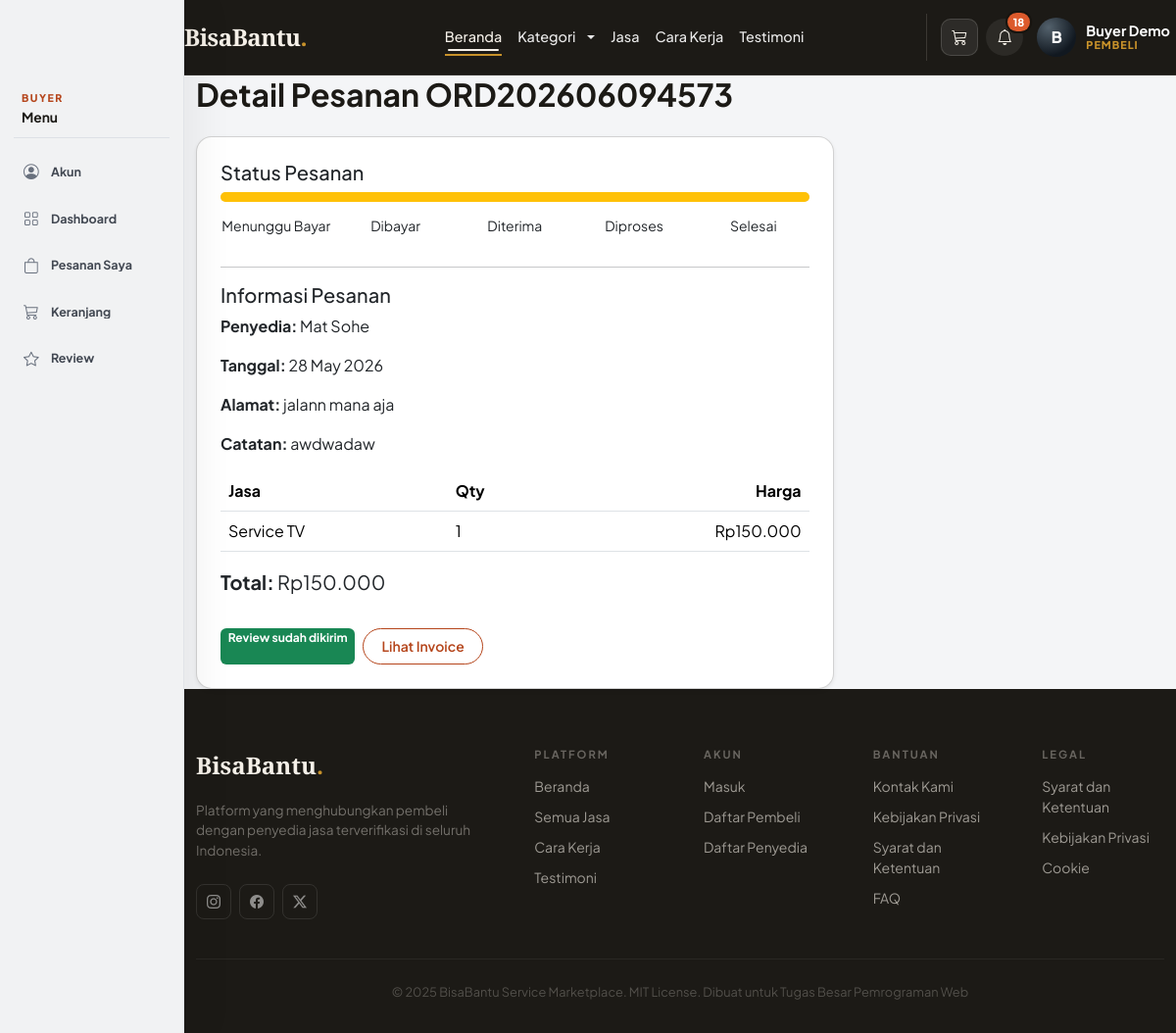
Screenshot of /index.php?page=order_detail&id=8 (signed in) with the database file from the repository.
### tables this page shows
CREATE TABLE `orders` (
  `id` int NOT NULL AUTO_INCREMENT,
  `buyer_id` int NOT NULL,
  `provider_id` int NOT NULL,
  `order_number` varchar(20) NOT NULL,
  `total_price` decimal(12,2) NOT NULL,
  `quantity` int NOT NULL DEFAULT '1',
  `service_date` date NOT NULL,
  `service_address` text NOT NULL,
  `status` enum('pending','waiting_payment','paid','accepted','in_progress','completed','cancelled') NOT NULL DEFAULT 'pending',
  `notes` text,
  `created_at` timestamp NOT NULL DEFAULT CURRENT_TIMESTAMP,
  `updated_at` timestamp NOT NULL DEFAULT CURRENT_TIMESTAMP ON UPDATE CURRENT_TIMESTAMP,
  PRIMARY KEY (`id`),
  UNIQUE KEY `order_number` (`order_number`),
  KEY `buyer_id` (`buyer_id`),
  KEY `provider_id` (`provider_id`),
  CONSTRAINT `orders_ibfk_1` FOREIGN KEY (`buyer_id`) REFERENCES `users` (`id`) ON DELETE RESTRICT,
  CONSTRAINT `orders_ibfk_2` FOREIGN KEY (`provider_id`) REFERENCES `users` (`id`) ON DELETE RESTRICT
);

CREATE TABLE `users` (
  `id` int NOT NULL AUTO_INCREMENT,
  `name` varchar(100) NOT NULL,
  `email` varchar(100) NOT NULL,
  `password` varchar(255) NOT NULL,
  `role` enum('buyer','provider','admin') NOT NULL,
  `is_verified` tinyint(1) DEFAULT '0',
  `phone` varchar(20) DEFAULT NULL,
  `address` text,
  `remember_token` varchar(255) DEFAULT NULL,
  `profile_photo` varchar(255) DEFAULT NULL,
  `created_at` timestamp NOT NULL DEFAULT CURRENT_TIMESTAMP,
  `updated_at` timestamp NOT NULL DEFAULT CURRENT_TIMESTAMP ON UPDATE CURRENT_TIMESTAMP,
  PRIMARY KEY (`id`),
  UNIQUE KEY `email` (`email`)
);

CREATE TABLE `order_items` (
  `id` int NOT NULL AUTO_INCREMENT,
  `order_id` int NOT NULL,
  `service_id` int NOT NULL,
  `quantity` int NOT NULL,
  `price_per_unit` decimal(12,2) NOT NULL,
  PRIMARY KEY (`id`),
  KEY `order_id` (`order_id`),
  KEY `service_id` (`service_id`),
  CONSTRAINT `order_items_ibfk_1` FOREIGN KEY (`order_id`) REFERENCES `orders` (`id`) ON DELETE CASCADE,
  CONSTRAINT `order_items_ibfk_2` FOREIGN KEY (`service_id`) REFERENCES `services` (`id`) ON DELETE RESTRICT
);

CREATE TABLE `services` (
  `id` int NOT NULL AUTO_INCREMENT,
  `provider_id` int NOT NULL,
  `category_id` int NOT NULL,
  `title` varchar(200) NOT NULL,
  `description` text NOT NULL,
  `price` decimal(12,2) NOT NULL,
  `price_unit` varchar(20) DEFAULT 'per unit',
  `estimated_duration` varchar(50) DEFAULT NULL,
  `location` varchar(255) NOT NULL,
  `image` varchar(255) DEFAULT NULL,
  `is_active` tinyint(1) DEFAULT '1',
  `created_at` timestamp NOT NULL DEFAULT CURRENT_TIMESTAMP,
  `updated_at` timestamp NOT NULL DEFAULT CURRENT_TIMESTAMP ON UPDATE CURRENT_TIMESTAMP,
  PRIMARY KEY (`id`),
  KEY `provider_id` (`provider_id`),
  KEY `category_id` (`category_id`),
  CONSTRAINT `services_ibfk_1` FOREIGN KEY (`provider_id`) REFERENCES `users` (`id`) ON DELETE CASCADE,
  CONSTRAINT `services_ibfk_2` FOREIGN KEY (`category_id`) REFERENCES `categories` (`id`) ON DELETE RESTRICT
);

### src/models/OrderModel.php (called while the page is built, shortened)
<?php
class OrderModel {
    private $pdo;
    public function __construct($pdo) {
        $this->pdo = $pdo;
    }
    public function getById($id) {
        $stmt = $this->pdo->prepare('
            SELECT o.*, ub.name as buyer_name, up.name as provider_name
            FROM orders o
            JOIN users ub ON o.buyer_id = ub.id
            JOIN users up ON o.provider_id = up.id
            WHERE o.id = ?
        ');
        $stmt->execute([$id]);
        return $stmt->fetch();
    }
    public function getOrderItems($order_id) {
        $stmt = $this->pdo->prepare('
            SELECT oi.*, s.title, s.image
            FROM order_items oi
            JOIN services s ON oi.service_id = s.id
            WHERE oi.order_id = ?
        ');
        $stmt->execute([$order_id]);
        return $stmt->fetchAll();
    }
}

### src/helpers/functions.php (called while the page is built, shortened)
<?php
function base_url($path = '') {
    $scheme = (!empty($_SERVER['HTTPS']) && $_SERVER['HTTPS'] !== 'off') ? 'https' : 'http';
    $host = $_SERVER['HTTP_HOST'] ?? 'localhost';
    $scriptDir = rtrim(dirname($_SERVER['SCRIPT_NAME']), '/\\');
    $base = $scheme . '://' . $host . $scriptDir;
    return rtrim($base, '/\\') . '/' . ltrim($path, '/\\');
}
function e($value) {
    return htmlspecialchars($value, ENT_QUOTES, 'UTF-8');
}
function format_rupiah($amount) {
    return 'Rp' . number_format((float) $amount, 0, ',', '.');
}
function order_status_info($status) {
    $map = [
        'pending' => ['Menunggu', 'pending'],
        'waiting_payment' => ['Menunggu Bayar', 'pending'],
        'paid' => ['Dibayar', 'active'],
        'accepted' => ['Diterima', 'active'],
        'in_progress' => ['Diproses', 'active'],
        'completed' => ['Selesai', 'verified'],
        'cancelled' => ['Dibatalkan', 'inactive'],
    ];
    return $map[$status] ?? ['Unknown', 'pending'];
}

### src/models/ReviewModel.php (called while the page is built, shortened)
<?php
class ReviewModel {
    private $pdo;
    public function __construct($pdo) {
        $this->pdo = $pdo;
    }
    public function checkExists($order_id) {
        $stmt = $this->pdo->prepare('SELECT id FROM reviews WHERE order_id = ?');
        $stmt->execute([$order_id]);
        return $stmt->fetch() ? true : false;
    }
}

### src/models/InvoiceModel.php (called while the page is built, shortened)
<?php
class InvoiceModel {
    private $pdo;
    public function __construct($pdo) {
        $this->pdo = $pdo;
    }
    public function getByOrderId($orderId) {
        $stmt = $this->pdo->prepare('SELECT * FROM invoices WHERE order_id = ? ORDER BY id DESC LIMIT 1');
        $stmt->execute([(int) $orderId]);
        return $stmt->fetch();
    }
}

### src/views/buyer/order_detail.php (the view, shortened to what this page needs)
<?php
require_once __DIR__ . '/../../models/OrderModel.php';
require_once __DIR__ . '/../../models/InvoiceModel.php';
require_once __DIR__ . '/../../models/ReviewModel.php';
$orderModel = new OrderModel($pdo);
$invoiceModel = new InvoiceModel($pdo);
$reviewModel = new ReviewModel($pdo);
$paymentModel = new PaymentModel($pdo);
$orderId = (int) ($_GET['id'] ?? 0);
$order = $orderModel->getById($orderId);
$items = $orderModel->getOrderItems($orderId);
$invoice = $invoiceModel->getByOrderId($orderId);
$hasReview = $reviewModel->checkExists($orderId);
$hasPendingPayment = $paymentModel->hasPendingForOrder($orderId);
$invoiceAllowedStatuses = ['paid', 'accepted', 'in_progress', 'completed'];
$steps = ['waiting_payment', 'paid', 'accepted', 'in_progress', 'completed'];
$currentIndex = array_search($order['status'], $steps, true);
$progress = $currentIndex === false ? 10 : (($currentIndex + 1) / count($steps)) * 100;
?>
<div class="container">
    <h2 class="fw-bold">Detail Pesanan <?= e($order['order_number']) ?></h2>
    <div class="row mt-4">
        <div class="col-md-8">
            <div class="card rounded-4 shadow-sm p-4">
                <h5>Status Pesanan</h5>
                <div class="progress order-progress mb-3" style="height: 10px;">
                    <div class="progress-bar bg-warning" style="width: <?= (int) $progress ?>%"></div>
                </div>
                <ul class="list-unstyled order-steps d-flex justify-content-between gap-2 small">
                    <?php foreach ($steps as $step): ?>
                        <?php [$label] = order_status_info($step); ?>
                        <li class="text-center"><?= e($label) ?></li>
                    <?php endforeach; ?>
                </ul>
                <hr>
                <h5>Informasi Pesanan</h5>
                <p><strong>Penyedia:</strong> <?= e($order['provider_name']) ?></p>
                <p><strong>Tanggal:</strong> <?= e(date('d M Y', strtotime($order['service_date']))) ?></p>
                <p><strong>Alamat:</strong> <?= nl2br(e($order['service_address'])) ?></p>
                <p><strong>Catatan:</strong> <?= e($order['notes'] ?: '-') ?></p>
                <div class="table-responsive">
                    <table class="table">
                        <thead><tr><th>Jasa</th><th>Qty</th><th class="text-end">Harga</th></tr></thead>
                        <tbody>
                            <?php foreach ($items as $item): ?>
                                <tr>
                                    <td><?= e($item['title']) ?></td>
                                    <td><?= (int) $item['quantity'] ?></td>
                                    <td class="text-end"><?= e(format_rupiah($item['price_per_unit'] * $item['quantity'])) ?></td>
                                </tr>
                            <?php endforeach; ?>
                        </tbody>
                    </table>
                </div>
                <p class="fs-5"><strong>Total:</strong> <?= e(format_rupiah($order['total_price'])) ?></p>
                <div class="d-flex flex-wrap gap-2 mt-3">
                <?php if ($order['status'] === 'waiting_payment' && !$hasPendingPayment): ?>
                    <a href="<?= base_url('index.php?page=upload_payment&id=' . (int) $order['id']) ?>" class="btn btn-primary-custom rounded-pill">Upload Bukti Pembayaran</a>
                <?php elseif ($order['status'] === 'waiting_payment' && $hasPendingPayment): ?>
                    <span class="btn btn-outline-secondary rounded-pill disabled">Menunggu Verifikasi Pembayaran</span>
                <?php elseif ($order['status'] === 'completed' && !$hasReview): ?>
                    <a href="<?= base_url('index.php?page=review_form&order_id=' . (int) $order['id']) ?>" class="btn btn-outline-custom rounded-pill">Beri Review</a>
                <?php elseif ($order['status'] === 'completed' && $hasReview): ?>
                    <span class="badge bg-success">Review sudah dikirim</span>
                <?php endif; ?>
                <?php if ($invoice || in_array($order['status'], $invoiceAllowedStatuses, true)): ?>
                    <a href="<?= base_url('index.php?page=invoice&id=' . (int) $order['id']) ?>" class="btn btn-outline-custom rounded-pill">Lihat Invoice</a>
                <?php endif; ?>
                </div>
            </div>
        </div>
    </div>
</div>

### src/assets/css/main.css (style rules this page uses)
:root { --cream: #F5F0E8; --warm-100: #EDE5D0; --warm-200: #D4C4A0; --ink: #1C1A16; --ink-60: #5A5548; --ink-30: #9D9488; --accent: #B5451B; --accent-lt: #F0E4DE; --gold: #C8922A; --gold-lt: #FBF3E0; --orange-primary: var(--accent); --orange-dark: #9a3615; --orange-light: var(--accent-lt); --orange-soft: var(--gold-lt); --text-dark: var(--ink); --text-muted: var(--ink-60); }
body { min-height: 100vh; display: flex; flex-direction: column; font-family: 'Plus Jakarta Sans', system-ui, sans-serif; color: var(--ink); background-color: var(--cream); }
html { min-height: 100%; }
body.has-role-sidebar { padding-left: 188px; background: #f4f5f7; }
.btn-outline-custom { border: 1px solid var(--gold); color: var(--gold); border-radius: 8px; padding: 7px 18px; font-size: 0.875rem; font-weight: 600; background: transparent; transition: all 0.2s; }
.table-responsive { scrollbar-width: thin; scrollbar-color: rgba(181, 69, 27, 0.42) rgba(28, 26, 22, 0.06); }
.order-progress { min-width: 0; }
.order-steps { flex-wrap: wrap; }
.order-steps li { flex: 1 1 92px; min-width: 0; line-height: 1.25; overflow-wrap: anywhere; }
.btn-outline-custom, .btn-primary-custom, .btn-login, .btn-register, .search-box button, .filter-pill, .link-accent, .auth-btn-submit, .auth-btn-outline, .auth-btn-google, .auth-modal-close, .auth-tab, .auth-role-card, .social-btn { transition: transform 0.22s ease, box-shadow 0.22s ease, background-color 0.22s ease, border-color 0.22s ease, color 0.22s ease; }
html, body { max-width: 100%; overflow-x: clip; }

### src/assets/css/auth-modal.css (style rules this page uses)
:root { --auth-accent: #B5451B; --auth-accent-dark: #9a3615; --auth-accent-soft: #F0E4DE; --auth-accent-border: #D4C4A0; --auth-gold: #C8922A; --auth-gold-soft: #FBF3E0; --font-sans: 'Plus Jakarta Sans', system-ui, sans-serif; --color-text-primary: #1C1A16; --color-text-secondary: #6b7280; --color-text-tertiary: #9ca3af; --color-background-primary: #fff; --color-background-secondary: #f9fafb; --color-background-tertiary: #f3f4f6; --color-border-secondary: #e5e7eb; --color-border-tertiary: #f3f4f6; --border-radius-md: 8px; --border-radius-xl: 16px; }

### src/assets/css/animations.css (style rules this page uses)
:root { --bb-motion-fast: 180ms; --bb-motion-base: 320ms; --bb-motion-slow: 480ms; --bb-motion-ease: cubic-bezier(.22, 1, .36, 1); --bb-motion-shadow: 0 18px 45px rgba(15, 23, 42, .14); --bb-focus-glow: 0 0 0 .22rem rgba(37, 99, 235, .16); }
html { scroll-behavior: smooth; }
body { opacity: 1; }
body.page-enter { transition: opacity var(--bb-motion-base) var(--bb-motion-ease), transform var(--bb-motion-base) var(--bb-motion-ease); will-change: opacity, transform; }
body.page-enter.loaded { opacity: 1; transform: translate3d(0, 0, 0); }
.animate-on-scroll { opacity: 0; transition: opacity var(--bb-motion-slow) var(--bb-motion-ease), transform var(--bb-motion-slow) var(--bb-motion-ease); transition-delay: var(--bb-stagger-delay, 0ms); will-change: opacity, transform; }
.animate-on-scroll.fade-up { transform: translate3d(0, 26px, 0); }
.animate-on-scroll.zoom-in { transform: scale(.96); }
.animate-on-scroll.in-view { opacity: 1; transform: translate3d(0, 0, 0) scale(1); }
.card, .service-card, .order-card, .dashboard-card, .stat-card, .review-card, .notification-card, .admin-settings-card, .admin-verify-card, .checkout-card, .payment-summary-card, .cart-summary-card, .cart-item, .provider-service-card, .earnings-card, .admin-empty-state, .alert, .auth-role-card { transition: transform var(--bb-motion-base) var(--bb-motion-ease), box-shadow var(--bb-motion-base) var(--bb-motion-ease), border-color var(--bb-motion-base) ease, background-color var(--bb-motion-base) ease; }
.btn, button, [type="button"], [type="submit"], .cart-nav-btn, .header-icon-btn, .social-btn, .role-sidebar-nav a, .profile-dropdown-item { position: relative; overflow: hidden; transition: transform var(--bb-motion-fast) var(--bb-motion-ease), box-shadow var(--bb-motion-fast) var(--bb-motion-ease), border-color var(--bb-motion-fast) ease, background-color var(--bb-motion-fast) ease, color var(--bb-motion-fast) ease; }
.table { animation: bb-fade-up var(--bb-motion-slow) var(--bb-motion-ease) both; }
.table tbody tr { transition: background-color var(--bb-motion-fast) ease; }

### src/assets/css/dashboard_buyer.css (style rules this page uses)
.btn-outline-custom { background-color: white; color: var(--orange-primary); border-color: var(--orange-primary); }

### rows the page displays
orders: order_number "ORD202606094573", provider.name "Mat Sohe", service_date "28 May 2026", service_address "jalann mana aja", notes "awdwadaw", total_price "Rp150.000"
order_items: service.title "Service TV", quantity "1", format_rupiah($item['price_per_unit'] * $item['quantity']) "Rp150.000"

### other values shown
count($unreadNotifications) "18"
$userInitial "B"
$userName "Buyer Demo"
$roleLabel "PEMBELI"
$roleShortLabel "BUYER"
$item['label'] "Akun"
$item['label'] "Dashboard"
$item['label'] "Pesanan Saya"
$item['label'] "Keranjang"
$item['label'] "Review"
$label "Menunggu Bayar"
$label "Dibayar"
$label "Diterima"
$label "Diproses"
$label "Selesai"
